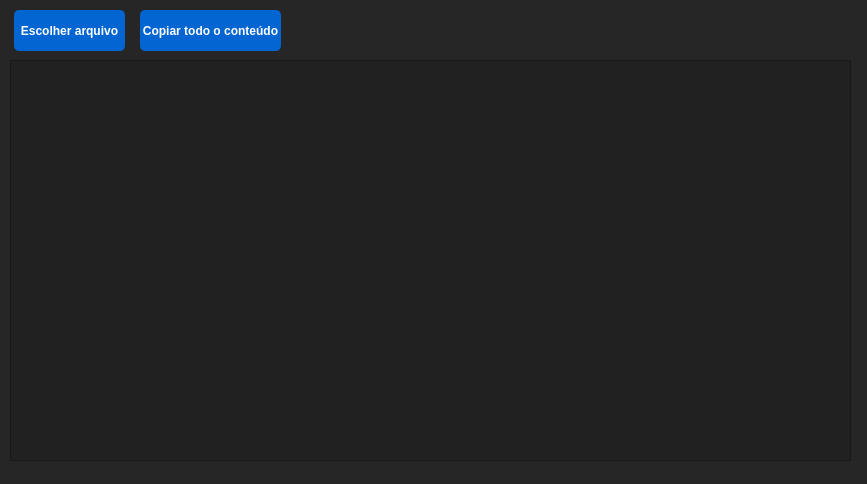
<?xml version="1.0" encoding="UTF-8"?>
<ui version="4.0">
 <class>MainWindow</class>
 <widget class="QMainWindow" name="MainWindow">
  <property name="geometry">
   <rect>
    <x>0</x>
    <y>0</y>
    <width>867</width>
    <height>484</height>
   </rect>
  </property>
  <property name="windowTitle">
   <string>Quake Parser</string>
  </property>
  <property name="styleSheet">
   <string notr="true">background-color: rgb(227, 227, 227);
background-color: rgb(38, 38, 38);</string>
  </property>
  <widget class="QWidget" name="centralwidget">
   <widget class="QTextEdit" name="result">
    <property name="geometry">
     <rect>
      <x>10</x>
      <y>60</y>
      <width>841</width>
      <height>401</height>
     </rect>
    </property>
    <property name="styleSheet">
     <string notr="true">font: 75 10pt &quot;MS Shell Dlg 2&quot;;
background-color: rgb(33, 33, 33);
color: white;</string>
    </property>
   </widget>
   <widget class="QPushButton" name="pickFile">
    <property name="geometry">
     <rect>
      <x>14</x>
      <y>10</y>
      <width>111</width>
      <height>41</height>
     </rect>
    </property>
    <property name="font">
     <font>
      <weight>75</weight>
      <bold>true</bold>
     </font>
    </property>
    <property name="cursor">
     <cursorShape>PointingHandCursor</cursorShape>
    </property>
    <property name="styleSheet">
     <string notr="true">background-color: rgb(2, 101, 210);
color: white;
border: none;
border-radius: 5px;</string>
    </property>
    <property name="text">
     <string>Escolher arquivo</string>
    </property>
   </widget>
   <widget class="QPushButton" name="copy">
    <property name="geometry">
     <rect>
      <x>140</x>
      <y>10</y>
      <width>141</width>
      <height>41</height>
     </rect>
    </property>
    <property name="font">
     <font>
      <weight>75</weight>
      <bold>true</bold>
     </font>
    </property>
    <property name="cursor">
     <cursorShape>PointingHandCursor</cursorShape>
    </property>
    <property name="styleSheet">
     <string notr="true">background-color: rgb(2, 101, 210);
color: white;
border: none;
border-radius: 5px;</string>
    </property>
    <property name="text">
     <string>Copiar todo o conteúdo</string>
    </property>
   </widget>
  </widget>
  <widget class="QMenuBar" name="menubar">
   <property name="geometry">
    <rect>
     <x>0</x>
     <y>0</y>
     <width>867</width>
     <height>21</height>
    </rect>
   </property>
  </widget>
 </widget>
 <resources/>
 <connections/>
</ui>
